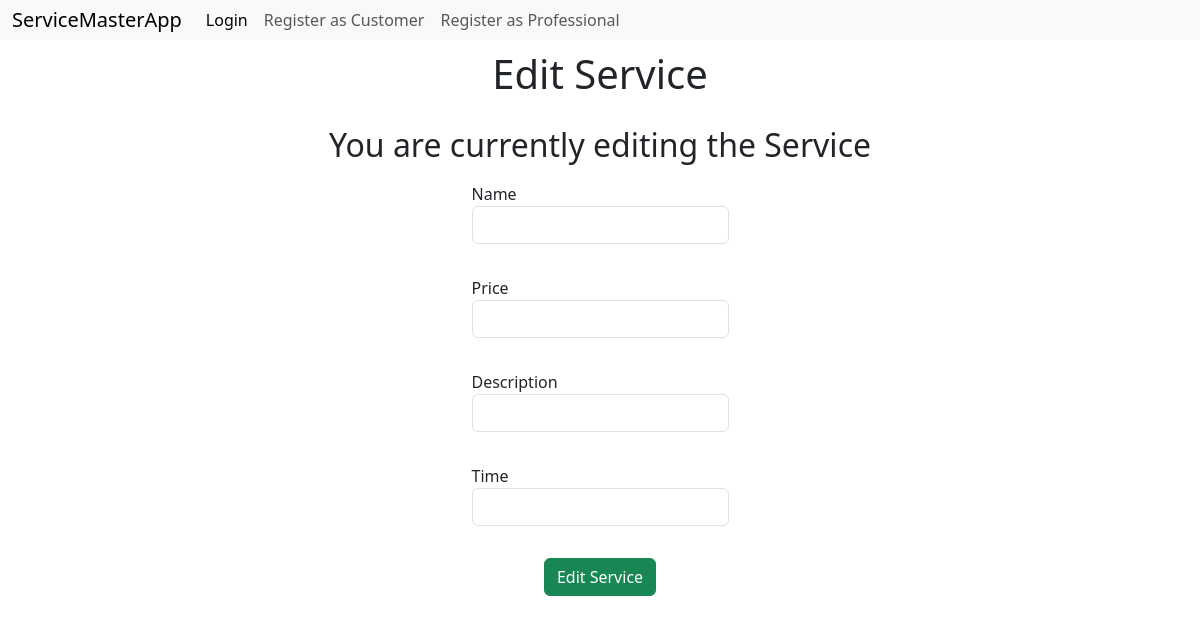
/services/5/edit (signed in), run on an earlier commit of the app's database.
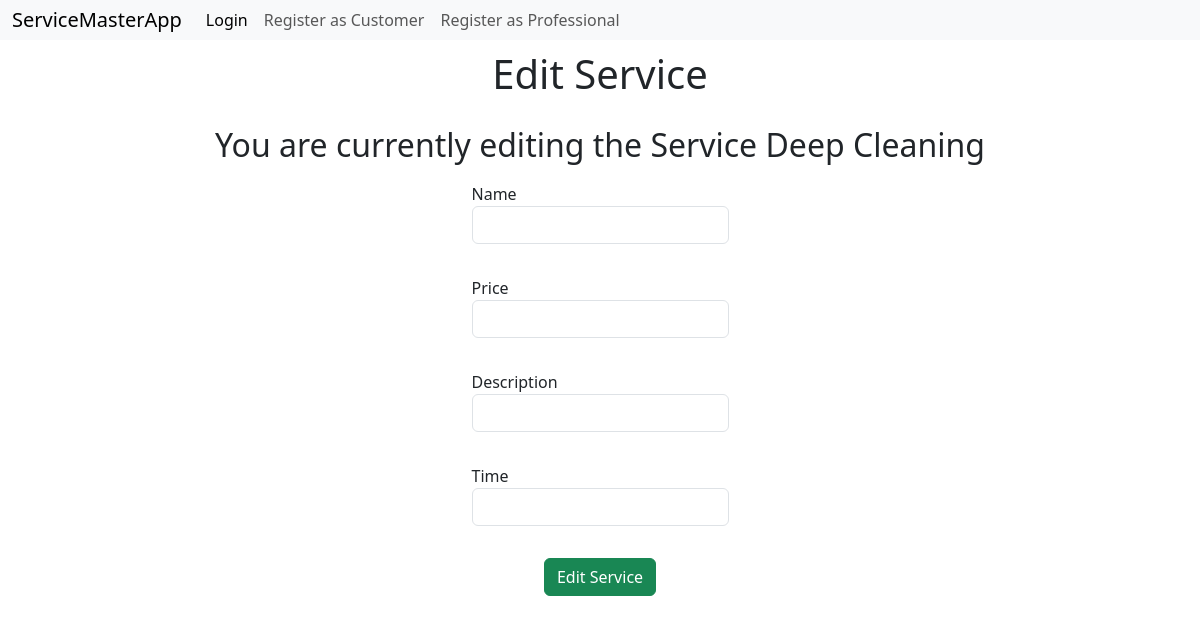
And on a later commit of the database.
### models.py (models this page shows, shortened)
class Service(db.Model):
    __tablename__='service'
    id=db.Column(db.Integer,primary_key=True)
    name=db.Column(db.String(32),nullable=False)
    price=db.Column(db.Integer, nullable=False)
    description=db.Column(db.String(512), nullable=False)
    time=db.Column(db.Integer,nullable=False)
    professionals=db.relationship('Professional', backref='service', lazy=True)

### routes.py (the view)
@app.route('/services/<int:service_id>/edit')
@admin_required
def edit_service(service_id):
    return render_template('services/editservice.html', service=Service.query.get(service_id))

### routes.py (called while the page is built)
def admin_required(func):
    @wraps(func)
    def inner(*args, **kwargs):
        if 'user_id' not in session:
            flash('Please Login')
            return redirect(url_for('login'))
        user=Customer.query.get(session['user_id'])
        if not user.is_admin:
            flash('Unauthorized Access')
            return redirect(url_for('cprofile'))
        return func(*args, **kwargs)
    return inner

### templates/services/editservice.html (shortened to what this page needs)
{% extends 'layout.html' %}
{% block content %}
    <h1>Edit Service</h1>
    <h2>You are currently editing the Service {{service.name}}</h2>
    <form  method="post" class="form">
    <label for="servicename" class="form-label">Name
    <input type="text" name="servicename" id="servicename" class="form-control" required>
    </label>
    <br>
    <label for="serviceprice" class="form-label">Price
    <input type="text" name="serviceprice" id="serviceprice" class="form-control" required>
    </label>
    <br>
    <label for="servicedescription" class="form-label">Description
    <input type="text" name="servicedescription" id="servicedescription" class="form-control" required>
    </label>
    <br>
    <label for="servicetime" class="form-label">Time
    <input type="text" name="servicetime" id="servicetime" class="form-control" required>
    </label>
    <br>
    <input type="submit" value="Edit Service" class="btn btn-success">
    </form>
{% endblock %}

What changed in the data, as far as the page shows it:
added Service: name "Deep Cleaning"
